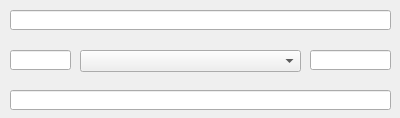
<?xml version="1.0" encoding="UTF-8"?>
<ui version="4.0">
 <class>InsDateForm</class>
 <widget class="QWidget" name="InsDateForm">
  <property name="geometry">
   <rect>
    <x>0</x>
    <y>0</y>
    <width>400</width>
    <height>118</height>
   </rect>
  </property>
  <property name="windowTitle">
   <string>Date</string>
  </property>
  <widget class="QComboBox" name="cmbMonth">
   <property name="geometry">
    <rect>
     <x>80</x>
     <y>50</y>
     <width>221</width>
     <height>22</height>
    </rect>
   </property>
  </widget>
  <widget class="QLineEdit" name="eEvent">
   <property name="geometry">
    <rect>
     <x>10</x>
     <y>10</y>
     <width>381</width>
     <height>20</height>
    </rect>
   </property>
  </widget>
  <widget class="QLineEdit" name="eTag">
   <property name="geometry">
    <rect>
     <x>10</x>
     <y>90</y>
     <width>381</width>
     <height>20</height>
    </rect>
   </property>
  </widget>
  <widget class="QLineEdit" name="eDay">
   <property name="geometry">
    <rect>
     <x>10</x>
     <y>50</y>
     <width>61</width>
     <height>20</height>
    </rect>
   </property>
  </widget>
  <widget class="QLineEdit" name="eYear">
   <property name="geometry">
    <rect>
     <x>310</x>
     <y>50</y>
     <width>81</width>
     <height>20</height>
    </rect>
   </property>
  </widget>
 </widget>
 <resources/>
 <connections/>
</ui>
